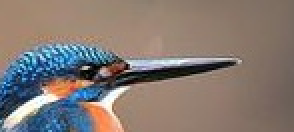
#> input picture opencv_3/images/lena.jpg, 147 x 66 px, found by its file name (shown 2 times larger)
$ jupyter execute ' 特征匹配.ipynb'   (older library calls are emulated)
#> lines starting #> are read from the running program, lines starting #| are printed output that depends on the picture
[cell 1]
# 对 ORB 描述符进行蛮力匹配
import cv2
import numpy as np
from matplotlib import pyplot as plt
img1=cv2.imread('../images/lena.jpg',0)
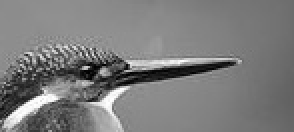
#> img1: shape (66, 147) (shown 2 times larger); min 0, max 255, mean 124
img2=cv2.imread('../images/29.jpg',0)
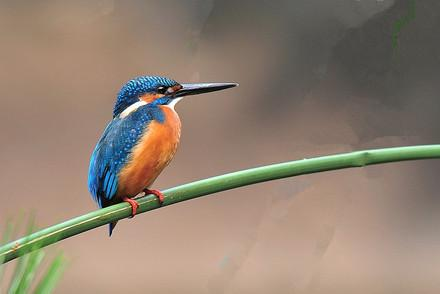
#> input picture opencv_3/images/29.jpg, 440 x 294 px, found by its file name
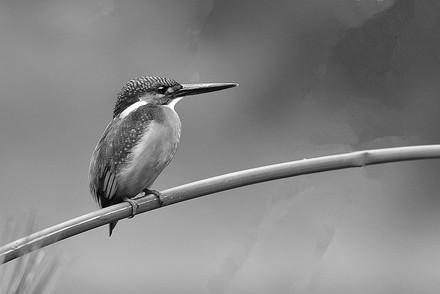
#> img2: shape (294, 440); min 0, max 255, mean 132.5
